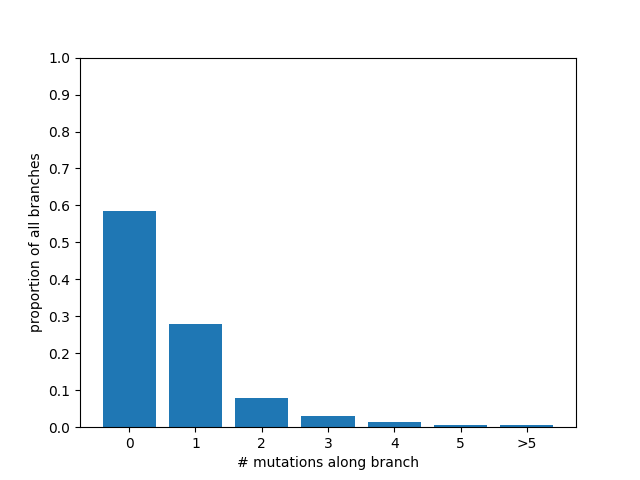

Here is the Python script that generated this plot:
import sys
import bte
from matplotlib import pyplot as plt    
import seaborn as sns

tree = bte.MATree("../../output/after_usher_optimized_fasttree_iter6.pb")


d = tree.depth_first_expansion()
num_edges = len(d) - 1
p = tree.get_parsimony_score()
h = {0: 0, 1: 0, 2: 0, 3: 0, 4: 0, 5: 0, 6: 0}
for node in d:
    num_mut = len(node.mutations)
    if num_mut < 6:
        h[num_mut] += 1
    else:
        h[6] += 1
        

x = [0, 1, 2, 3, 4, 5, 6]
y = [h[0], h[1], h[2], h[3], h[4], h[5], h[6]]
y = [v / num_edges for v in y]
b = plt.bar(x=x, height=y)

plt.xlabel("# mutations along branch")
plt.ylabel("proportion of all branches")
plt.xticks(ticks=[0,1,2,3,4,5,6], labels=['0', '1', '2', '3', '4', '5', '>5'])
plt.yticks(ticks=[0,0.1,0.2,0.3,0.4,0.5,0.6,0.7,0.8,0.9,1.0])
plt.savefig('hist.png')